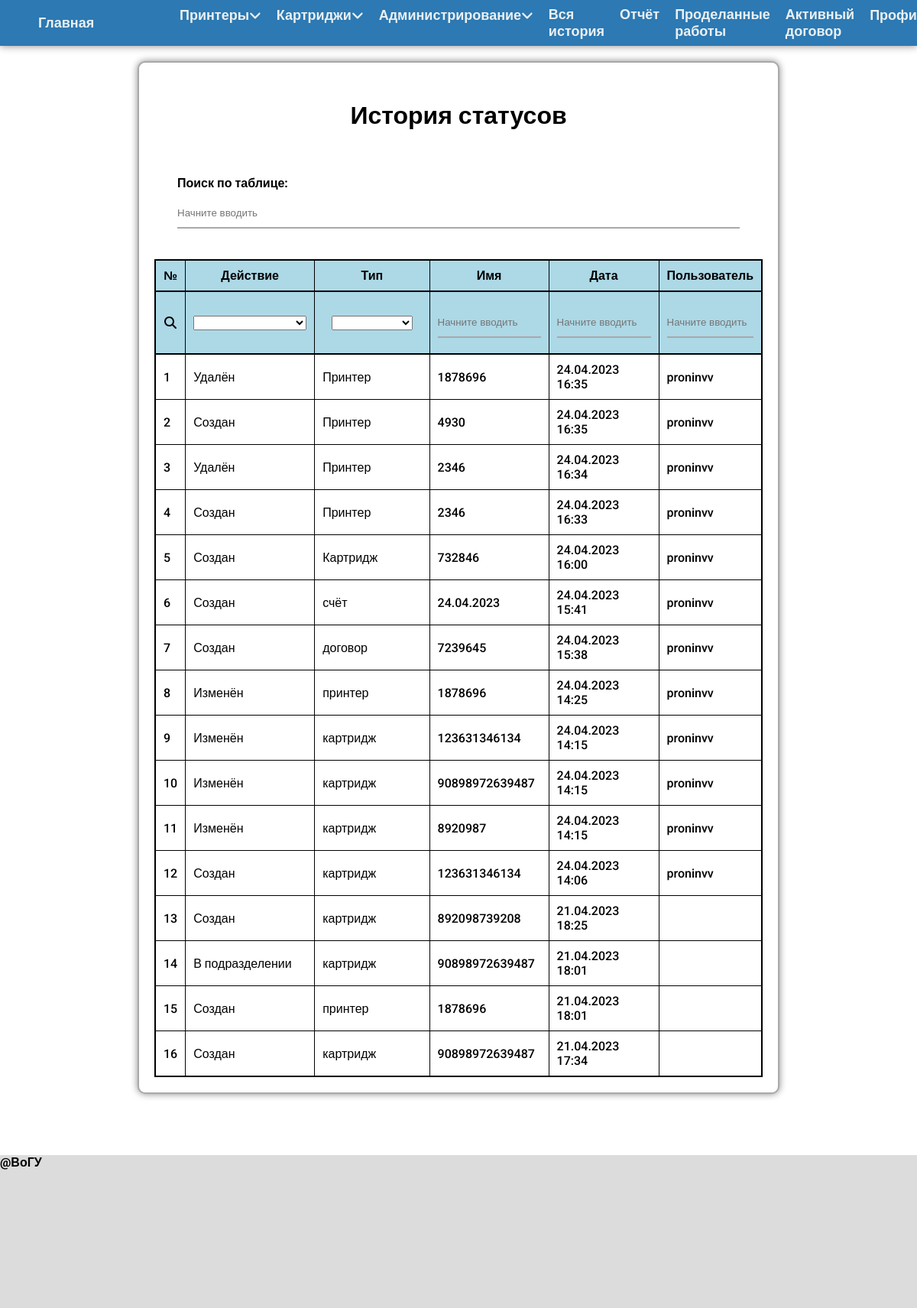
The page /all_history (signed in) on the database its author committed.
### models.py (models this page shows, shortened)
class AllHistory(db.Model):
    __tablename__ = "AllHistory"
    id = db.Column(db.Integer, primary_key=True)
    action = db.Column(db.String(30), nullable=False)
    type = db.Column(db.String(30), nullable=False)
    name = db.Column(db.String(30), nullable=False)
    date = db.Column(db.DateTime, default=datetime.now())
    user = db.Column(db.String(20), nullable=False)
    cartridge_id = db.Column(db.Integer, db.ForeignKey("cartridges.id"))
    printer_id = db.Column(db.Integer, db.ForeignKey("printer.id"))

### main_urls.py (the view)
@main_urls.route('/all_history')
@login_required
def all_history():
    all_htry = AllHistory.query.order_by(AllHistory.date.desc()).all()
    return render_template("AllHistory.html",
                           all_htry=all_htry,
                           Cartridges=Cartridges,
                           Printer=Printer,
                           WorkList=WorkList,
                           CheckLists=CheckLists,
                           ListsOfContracts=ListsOfContracts,
                           StatusSettings=StatusSettings)

### main_urls.py (called while the page is built)
@main_urls.after_request
def redirect_to_signin(response):
    if response.status_code == 401:
        return redirect('/login')
    else:
        return response

### models.py (called while the page is built)
@login_manager.user_loader
def load_user(dn):
    return User.query.filter(User.dn == dn).first()

### templates/AllHistory.html (shortened to what this page needs)
{% extends 'base.html' %}
{% block CSS %}{% endblock %}
{% block body %}
    <h1>История статусов</h1>
    <div class="sch_bar">
        <div class="ctr">
            <label for="search"><strong>Поиск по таблице:</strong></label><br>
            <input type="text" placeholder="Начните вводить" id="search" class="enter"><br>
        </div>
    </div>
    <table id="mytable">
        <colgroup>
            <col span="1" style="width: 5%;">
            <col span="1" style="width: 20%;">
            <col span="1" style="width: 20%;">
            <col span="1" style="width: 20%;">
            <col span="1" style="width: 20%;">
            <col span="1" style="width: 15%;">
        </colgroup>
        <thead>
        <tr>
            <th>№</th>
            <th>Действие</th>
            <th>Тип</th>
            <th>Имя</th>
            <th>Дата</th>
            <th>Пользователь</th>
        </tr>
        <tr style="background: lightblue">
            <th><i class="fa-solid fa-magnifying-glass"></i></th>
            <th>
                <select type="text" id="sch2_s" class="select">
                    <option></option>
                    <option>Создан</option>
                </select>
            </th>
            <th>
                <select type="text" id="sch3_s" class="select">
                    <option></option>
                    <option>{{ StatusSettings.TYPE['WORK_LIST'] }}</option>
                </select>
            </th>
            <th><input type="text" placeholder="Начните вводить" id="sch4" class="enter"></th>
            <th><input type="text" placeholder="Начните вводить" id="sch5" class="enter"></th>
            <th><input type="text" placeholder="Начните вводить" id="sch6" class="enter"></th>
        </tr>
        </thead>
        <tbody>
        {% for htry in all_htry %}
            <tr>
                <td class="1">{{ loop.index }}</td>
                <td class="2">
                    {{ htry.action }}
                </td>
                <td class="3">
                    {{ htry.type }}
                </td>
                <td class="4">
                    {{ htry.name }}
                </td>
                <td class="5">
                    {{ htry.date.date().strftime("%d.%m.%Y") }} {{ htry.date.time().strftime("%H:%M") }}
                </td>
                <td class="6">
                    {{ htry.user }}
                </td>
            </tr>
        {% endfor %}
        </tbody>
    </table>
{% endblock %}

### static/css/Base.css (style rules this page uses)
* { padding: 0; margin: 0; box-sizing: border-box; }
:root { --main_color: #2C79B3; --text-light-color: #ecf0f1; --white: #ffffff; }
body { font-family: 'Roboto', sans-serif; font-weight: 500; min-height: calc(100vh - 80px); }
h1 { text-align: center; }
.form, h1 { width: 100%; padding: 30px; margin: 0 auto; background-color: #ffffff; }
th { padding: 10px; }
.enter { width: 100%; height: 40px; margin: 10px 0; outline: none; border: none; background: inherit; border-bottom: darkgray solid 2px; transition: 0.3s; }
input { cursor: pointer; }
table { border: 2px solid black; border-collapse: collapse; width: 100%; background-color: #ffffff; }
th { text-align: center; background: lightblue; border-bottom: 2px solid black; border-left: 1px solid black; border-right: 1px solid black; }
td { text-align: left; border: 1px solid black; padding: 10px; }
.sch_bar { background: #ffffff; border-radius: 1px; display: block; padding: 30px; }
.ctr { text-align: justify-all; }

### rows shown on the page
AllHistory: action "Удалён", type "Принтер", name "1878696", date "24.04.2023", date.time "16:35", user "proninvv"
AllHistory: action "Создан", type "Принтер", name "4930", date "24.04.2023", date.time "16:35", user "proninvv"
AllHistory: action "Удалён", type "Принтер", name "2346", date "24.04.2023", date.time "16:34", user "proninvv"
AllHistory: action "Создан", type "Принтер", name "2346", date "24.04.2023", date.time "16:33", user "proninvv"
AllHistory: action "Создан", type "Картридж", name "732846", date "24.04.2023", date.time "16:00", user "proninvv"
AllHistory: action "Создан", type "счёт", name "24.04.2023", date "24.04.2023", date.time "15:41", user "proninvv"
AllHistory: action "Создан", type "договор", name "7239645", date "24.04.2023", date.time "15:38", user "proninvv"
AllHistory: action "Изменён", type "принтер", name "1878696", date "24.04.2023", date.time "14:25", user "proninvv"
AllHistory: action "Изменён", type "картридж", name "123631346134", date "24.04.2023", date.time "14:15", user "proninvv"
AllHistory: action "Изменён", type "картридж", name "90898972639487", date "24.04.2023", date.time "14:15", user "proninvv"
AllHistory: action "Изменён", type "картридж", name "8920987", date "24.04.2023", date.time "14:15", user "proninvv"
AllHistory: action "Создан", type "картридж", name "123631346134", date "24.04.2023", date.time "14:06", user "proninvv"
AllHistory: action "Создан", type "картридж", name "892098739208", date "21.04.2023", date.time "18:25"
AllHistory: action "В подразделении", type "картридж", name "90898972639487", date "21.04.2023", date.time "18:01"
AllHistory: action "Создан", type "принтер", name "1878696", date "21.04.2023", date.time "18:01"
AllHistory: action "Создан", type "картридж", name "90898972639487", date "21.04.2023", date.time "17:34"
